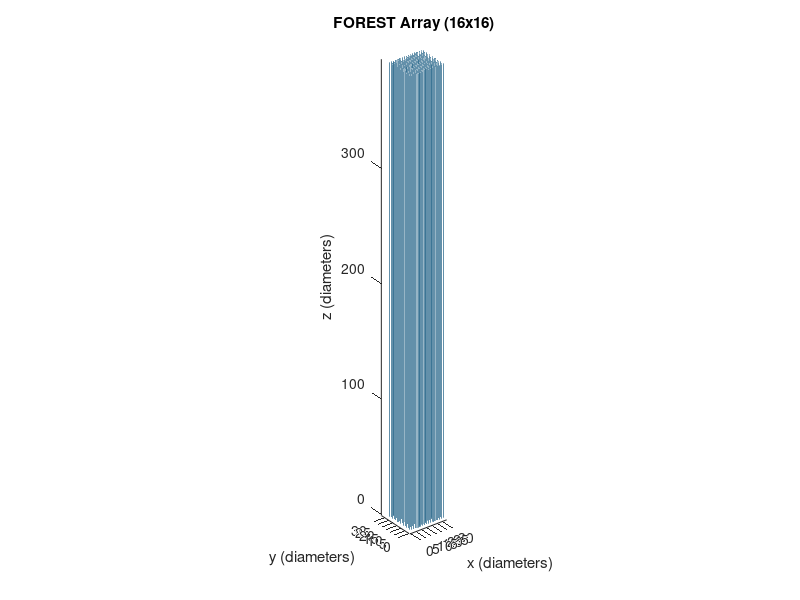

This figure's MATLAB source:
% hexes -- base script for hex grid
% ~ Mark J. Duvall ~ mjduvall@hawaii.edu ~ 05/2022 ~ %

%Copyright (C) 2022 Mark J. Duvall / T. Rocks Science
%
%    This program is free software: you can redistribute it and/or modify
%    it under the terms of the GNU General Public License as published by
%    the Free Software Foundation, either version 3 of the License, or
%    (at your option) any later version.
%
%    This program is distributed in the hope that it will be useful,
%    but WITHOUT ANY WARRANTY; without even the implied warranty of
%    MERCHANTABILITY or FITNESS FOR A PARTICULAR PURPOSE.  See the
%    GNU General Public License for more details.
%
%    You should have received a copy of the GNU General Public License
%    along with this program.  If not, see <http://www.gnu.org/licenses/>.

% general init
f = figure;
ax = axes;
phi0 = deg2rad(60);
S = 2; % spacing
r = [1 1] * 0.5; % tube radius
X = zeros(1,6);
Y = X;
L = 1000/2.54; % tube height / tube diameter
% L = 10; %debug % for development

% array size
maxrows = 16;
maxcols = 16;

% dummy column
[x y z] = cylinder(r);
z = L * z;
% s0 = surfl(x,y,z);
hold on

% MAIN
for row = [1:maxrows]
  for col = [1:maxcols]
    if ( mod(row,2) == 0 )
      X(col) = S * col;
    else
      X(col) = S * col + S/2;
    endif
    Y(row) = S * row * sqrt(3)/2;
    s(row,col) = surfl( x + X(col), y + Y(row), z);
  end
end

% adjust plot
view(3)
% xlim([-1 1.5*row*S])
% ylim([-1 1.1*col*S])
xlim([-1 (row+1)*S])
ylim([-1 (col+1)*S])
zlim([-1 L+1])
set(ax, 'dataaspectratio', [1 1 1])
% set(s, 'facecolor', 'magenta')
set(s, 'facealpha', 0.5)
set(s, 'linestyle', 'none')

% annotations
titstr = sprintf("FOREST Array (%dx%d)", maxrows, maxcols);
T = title(titstr);
xlabel 'x (diameters)'
ylabel 'y (diameters)'
zlabel 'z (diameters)'


% all pau!   )
